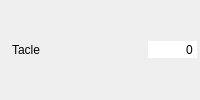
       <widget class="QWidget" name="widget_tacle" native="true">
        <property name="minimumSize">
         <size>
          <width>200</width>
          <height>26</height>
         </size>
        </property>
        <layout class="QHBoxLayout" name="horizontalLayout_8">
         <property name="spacing">
          <number>2</number>
         </property>
         <property name="leftMargin">
          <number>3</number>
         </property>
         <property name="topMargin">
          <number>3</number>
         </property>
         <property name="rightMargin">
          <number>3</number>
         </property>
         <property name="bottomMargin">
          <number>3</number>
         </property>
         <item>
          <widget class="QLabel" name="label_15">
           <property name="text">
            <string/>
           </property>
           <property name="pixmap">
            <pixmap resource="../../resources/resources.qrc">:/images/Aptitudes/tacle.png</pixmap>
           </property>
          </widget>
         </item>
         <item>
          <widget class="QLabel" name="label_tacle">
           <property name="text">
            <string>Tacle</string>
           </property>
          </widget>
         </item>
         <item>
          <spacer name="horizontalSpacer_9">
           <property name="orientation">
            <enum>Qt::Horizontal</enum>
           </property>
           <property name="sizeHint" stdset="0">
            <size>
             <width>37</width>
             <height>12</height>
            </size>
           </property>
          </spacer>
         </item>
         <item>
          <widget class="QSpinBox" name="sp_tacle">
           <property name="focusPolicy">
            <enum>Qt::NoFocus</enum>
           </property>
           <property name="autoFillBackground">
            <bool>true</bool>
           </property>
           <property name="frame">
            <bool>false</bool>
           </property>
           <property name="alignment">
            <set>Qt::AlignRight|Qt::AlignTrailing|Qt::AlignVCenter</set>
           </property>
           <property name="buttonSymbols">
            <enum>QAbstractSpinBox::NoButtons</enum>
           </property>
           <property name="suffix">
            <string/>
           </property>
           <property name="minimum">
            <number>-999999</number>
           </property>
           <property name="maximum">
            <number>9999999</number>
           </property>
           <property name="stepType">
            <enum>QAbstractSpinBox::DefaultStepType</enum>
           </property>
          </widget>
         </item>
        </layout>
       </widget>
